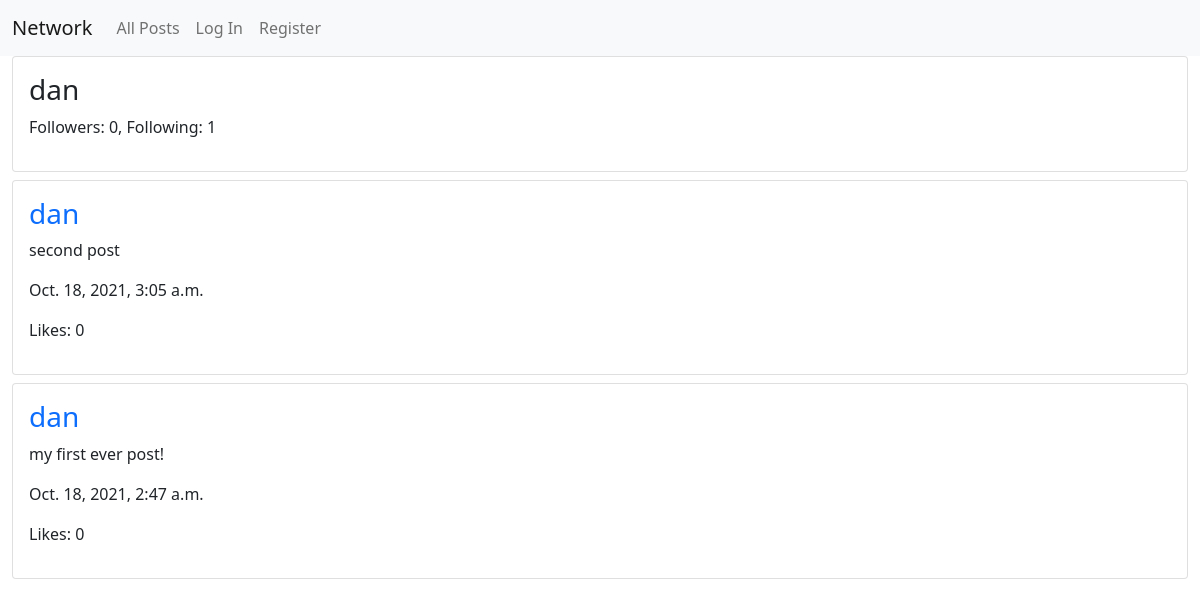
The app's page /profile/1 with its own data.
### network/models.py (models this page shows, shortened)
class User(AbstractUser):
    def get_followers(self):
        return [x.follower for x in Follow.objects.all() if x.following == self]
    def get_following(self):
        return [x.following for x in Follow.objects.all()
                    if x.follower == self]

class Post(models.Model):
    user = models.ForeignKey("User", on_delete=models.CASCADE, related_name="post_user")
    body = models.TextField()
    timestamp = models.DateTimeField(auto_now_add=True)
    likes = models.IntegerField(default=0)

### network/views.py (the view)
# urls.py: path("profile/<int:user_id>", views.profile, name="profile"),
def profile(request, user_id):
    user = User.objects.get(pk=user_id)
    followers = user.get_followers()
    following = user.get_following()
    posts = Post.objects.all().filter(user=user).order_by("-timestamp")
    return render(request, "network/profile.html", {
        "profile_user": user,
        "followers": followers,
        "following": following,
        "posts": posts
    })

### network/templates/network/profile.html (shortened to what this page needs)
{% extends "network/layout.html" %}
{% load static %}
{% block body %}
<div class="card mb-2">
    <div class="card-body px-3">
        <h3>{{ profile_user.username }}</h3>
        <p>Followers: {{ followers|length }}, Following: {{ following|length }}</p>
    </div>
</div>
{% for post in posts %}
    {% include "network/post_layout.html" %}
{% endfor %}
{% endblock %}

### network/templates/network/layout.html (shortened to what this page needs)
{% load static %}
<!DOCTYPE html>
<html lang="en">
    <head>
        <link href="https://cdn.jsdelivr.net/npm/bootstrap@5.1.3/dist/css/bootstrap.min.css" rel="stylesheet"
>
        <link href="{% static 'network/styles.css' %}" rel="stylesheet">
    </head>
    <body>
        <nav class="navbar navbar-expand-lg navbar-light bg-light">
            <div class="container-fluid">
                <a class="navbar-brand" href="{% url 'index' %}">Network</a>
                <div class="collapse navbar-collapse">
                    <ul class="navbar-nav me-auto">
                        <li class="nav-item">
                        <a class="nav-link" href="{% url 'index' %}">All Posts</a>
                        </li>
                        {% if user.is_authenticated %}
                            <li class="nav-item">
                                <a class="nav-link" href="{% url 'follow' %}">Following</a>
                            </li>
                            <li class="nav-item">
                                <a class="nav-link" href="{% url 'logout' %}">Log Out</a>
                            </li>
                        {% else %}
                            <li class="nav-item">
                                <a class="nav-link" href="{% url 'login' %}">Log In</a>
                            </li>
                            <li class="nav-item">
                                <a class="nav-link" href="{% url 'register' %}">Register</a>
                            </li>
                        {% endif %}
                    </ul>
                </div>
            </div>
        </nav>
        <div class="container-fluid">
            {% block body %}
            {% endblock %}
        </div>
    </body>
</html>

### network/templates/network/post_layout.html (shortened to what this page needs)
{% load static %}
<div class="card mb-2">
    <div class="card-body px-3">
        <h3>
            <a class="text-decoration-none" href="{% url 'profile' post.user.id %}">
                {{ post.user.username }}
            </a>
        </h3>
        <p>{{ post.body }}</p>
        <p>{{ post.timestamp }}</p>
        {% if user.is_authenticated %}
            <p>
                <a href="{% url 'index' %}">
                    🖤❤️
                </a>
                :{{ post.likes }}
            </p>
        {% else %}
            <p>
                Likes:
                {{ post.likes }}
            </p>
        {% endif %}
    </div>
</div>

### records on screen
User: username "dan"
Post: user.username "dan", body "second post", timestamp "Oct. 18, 2021, 3:05 a.m.", likes "0"
Post: user.username "dan", body "my first ever post!", timestamp "Oct. 18, 2021, 2:47 a.m.", likes "0"

### other values on screen
{{ followers|length }} "0"
{{ following|length }} "1"
